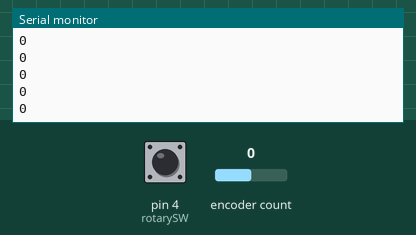
The sketch below on a simulated Arduino Uno, built with avr-gcc and run on an emulated ATmega328P. On the bench: the last lines printed to the serial monitor. Inputs (shaded band) come from the test bench; at power-on: pin 4 (rotarySW) HIGH, encoder count 0.

Above: at 1.2 s.
1.3 s: pin 4 (rotarySW) pulled LOW for 0.15 s
At 1.5 s:
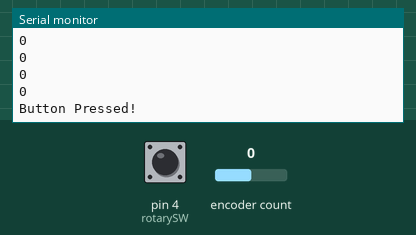
2.9 s: encoder count set to 1
At 2.98 s:
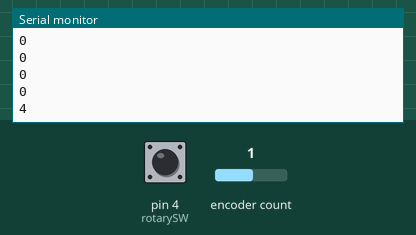
4.4 s: encoder count set to 2
At 4.48 s:
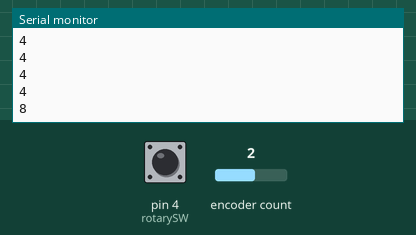
Timing chart, 0 to 7.4 s (numbered marks = the images above; inputs shaded):
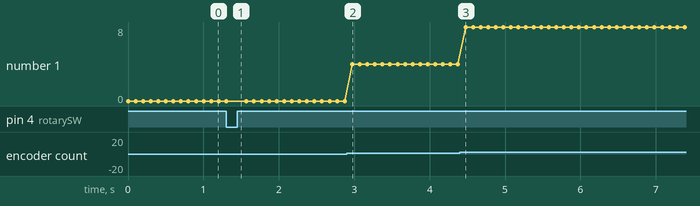

Measured:
- after the input at 1.3 s, the serial monitor: prints a new line at once (image 1)
- after the input at 2.9 s, the serial monitor: prints a new line after 0.07 s (image 2)
- after the input at 4.4 s, the serial monitor: prints a new line after 0.08 s (image 3)
- plotted number 1: 0 → 4 after the input at 2.9 s, 4 → 8 after the input at 4.4 s

The sketch:

arduino.ino
```cpp
// use encoder library by paul stroggregen
#include <Encoder.h>

const int rotarySW = 4;

Encoder rotary(2, 3);  // CLK, DT pins

void setup() {
  Serial.begin(9600);
  pinMode(rotarySW, INPUT_PULLUP);
}

void loop() {
  long rotaryPosition = rotary.read();
  Serial.println(rotaryPosition);

  // Button handling - you still do this manually
  if (digitalRead(rotarySW) == LOW) {
    delay(20);
    if (digitalRead(rotarySW) == LOW) {
      Serial.println("Button Pressed!");
      while (digitalRead(rotarySW) == LOW);
      delay(20);
    }
  }

  delay(100);
}


////////////////////////////
// Manual way without lib
////////////////////////////
// const int rotaryCLK = 2;
// const int rotaryDT = 3;
// const int rotarySW = 4;

// volatile int rotaryPosition = 0;
// volatile int lastRotaryPosition = 0;

// void setup() {
//   Serial.begin(9600);

//   pinMode(rotaryCLK, INPUT_PULLUP);
//   pinMode(rotaryDT, INPUT_PULLUP);
//   pinMode(rotarySW, INPUT_PULLUP);

//   // Attach interrupt to CLK pin (detects state changes)
//   attachInterrupt(digitalPinToInterrupt(rotaryCLK), handleEncoder, CHANGE);
// }

// void loop() {
//   if (rotaryPosition != lastRotaryPosition) {
//     Serial.print("Rotary Position: ");
//     Serial.println(rotaryPosition);
//     lastRotaryPosition = rotaryPosition;
//   }

//   if (digitalRead(rotarySW) == LOW) {
//     delay(20);
//     if (digitalRead(rotarySW) == LOW) {
//       Serial.println("Button Pressed!");
//       while (digitalRead(rotarySW) == LOW);
//       delay(20);
//     }
//   }
// }

// void handleEncoder() {
//   if (digitalRead(rotaryCLK) == digitalRead(rotaryDT)) {
//     rotaryPosition++;
//   } else {
//     rotaryPosition--;
//   }
// }
```
